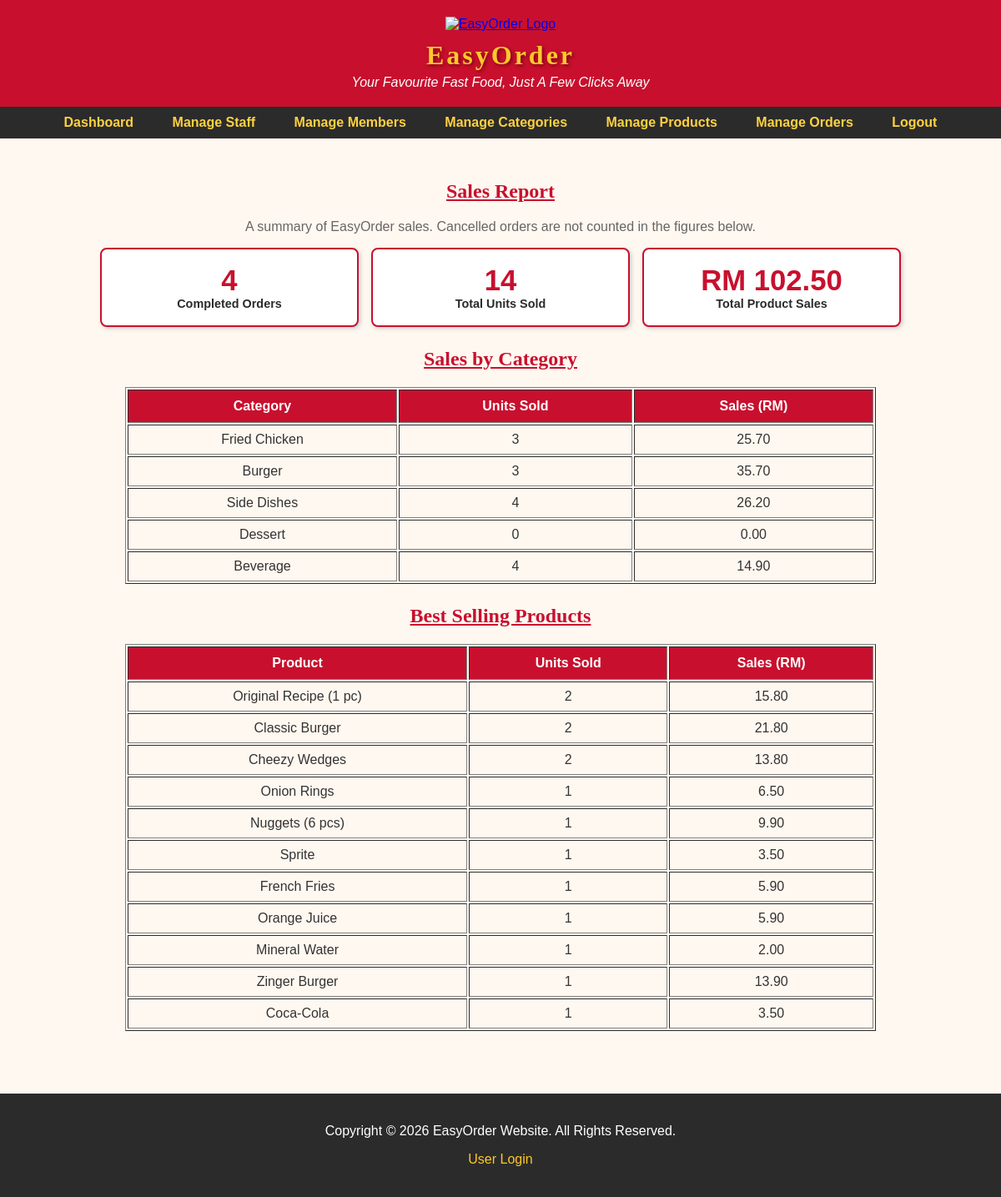
The page /admin_report.php (signed in) on the database its author committed.
### tables this page shows
CREATE TABLE `category` (
  `category_id` char(5) NOT NULL,
  `category_name` varchar(50) NOT NULL,
  `category_desc` varchar(100) NOT NULL,
  `category_status` varchar(10) NOT NULL,
  `category_isDelete` int(1) NOT NULL DEFAULT 0
);

### admin_report.php (the view, shortened to what this page needs)
<?php
include("dataconnection.php");
?>
<!DOCTYPE html>
<html>
<head>
<link rel="stylesheet" href="style.css">
<link rel="stylesheet" href="admin_style.css">
</head>
<body>
<div id="header">
<a href="index.html"><img src="image/logo.png" width="80px" height="80px" alt="EasyOrder Logo" title="EasyOrder Home"></a>
<h1>EasyOrder</h1>
<p>Your Favourite Fast Food, Just A Few Clicks Away</p>
</div>
<div id="admin-navbar">
<a href="admin_dashboard.php">Dashboard</a>
<a href="admin_staff.php">Manage Staff</a>
<a href="admin_member.php">Manage Members</a>
<a href="admin_category.php">Manage Categories</a>
<a href="admin_product.php">Manage Products</a>
<a href="admin_order.php">Manage Orders</a>
<a href="logout.php" onclick="return confirm('Are you sure you want to logout?')">Logout</a>
</div>
<div id="main">
<h2 class="section-title">Sales Report</h2>
<p class="intro">A summary of EasyOrder sales. Cancelled orders are not counted in the figures below.</p>
<?php
$result = mysqli_query($connect,"SELECT * FROM orders WHERE order_isDelete=0 AND order_status!='Cancelled'");
$completed_orders = mysqli_num_rows($result);
$result = mysqli_query($connect,"SELECT * FROM order_items,orders WHERE item_order=order_id AND order_status!='Cancelled' AND order_isDelete=0");
$total_units = 0;
$total_sales = 0;
while($row = mysqli_fetch_assoc($result))
{
	$total_units = $total_units + $row["item_qty"];
	$total_sales = $total_sales + $row["item_subtotal"];
}
?>
<div class="stat-row">
<div class="stat-card">
<div class="stat-number"><?php echo $completed_orders; ?></div>
<div class="stat-label">Completed Orders</div>
</div>
<div class="stat-card">
<div class="stat-number"><?php echo $total_units; ?></div>
<div class="stat-label">Total Units Sold</div>
</div>
<div class="stat-card">
<div class="stat-number">RM <?php echo number_format($total_sales,2); ?></div>
<div class="stat-label">Total Product Sales</div>
</div>
</div>
<h2 class="section-title">Sales by Category</h2>
<table class="manage-table" border="1">
<tr>
<th>Category</th>
<th>Units Sold</th>
<th>Sales (RM)</th>
</tr>
<?php
$cat_result = mysqli_query($connect,"SELECT * FROM category WHERE category_isDelete=0");
while($cat_row = mysqli_fetch_assoc($cat_result))
{
	$catname = $cat_row["category_name"];
	$cat_units = 0;
	$cat_sales = 0;
	$item_result = mysqli_query($connect,"SELECT * FROM order_items,product,orders WHERE item_name=product_name AND item_order=order_id AND product_category='$catname' AND order_status!='Cancelled' AND order_isDelete=0");
	while($item_row = mysqli_fetch_assoc($item_result))
	{
		$cat_units = $cat_units + $item_row["item_qty"];
		$cat_sales = $cat_sales + $item_row["item_subtotal"];
	}
?>
<tr>
<td><?php echo $catname; ?></td>
<td><?php echo $cat_units; ?></td>
<td><?php echo number_format($cat_sales,2); ?></td>
</tr>
<?php
}
?>
</table>
<h2 class="section-title">Best Selling Products</h2>
<table class="manage-table" border="1">
<tr>
<th>Product</th>
<th>Units Sold</th>
<th>Sales (RM)</th>
</tr>
<?php
$result = mysqli_query($connect,"SELECT item_name, SUM(item_qty) AS total_qty, SUM(item_subtotal) AS total_sales FROM order_items,orders WHERE item_order=order_id AND order_status!='Cancelled' AND order_isDelete=0 GROUP BY item_name ORDER BY total_qty DESC");
while($row = mysqli_fetch_assoc($result))
{
?>
<tr>
<td><?php echo $row['item_name']; ?></td>
<td><?php echo $row['total_qty']; ?></td>
<td><?php echo number_format($row['total_sales'],2); ?></td>
</tr>
<?php
}
?>
</table>
</div>
<footer>
<p>Copyright &copy; 2026 EasyOrder Website. All Rights Reserved.</p>
<p><a href="login.php">User Login</a></p>
</footer>
</body>
</html>

### style.css (style rules this page uses)
* { font-family:Arial; }
body { background-color:#FFF8F0; color:#333333; margin:0px; }
#header { background-color:#C8102E; color:#FFFFFF; text-align:center; padding:20px 10px 20px 10px; }
#header h1 { color:#FFC72C; font-family:"Arial Black"; letter-spacing:3px; text-shadow:2px 2px 4px #7A0014; margin:10px 0px 5px 0px; }
#header p { color:#FFFFFF; font-style:italic; margin:0px; }
#main { width:960px; margin:auto; padding:10px 0px 20px 0px; }
.section-title { color:#C8102E; text-align:center; font-family:"Arial Narrow"; text-decoration:underline; }
th { background-color:#C8102E; color:#FFFFFF; padding:10px; }
td { padding:8px; }
footer { background-color:#2B2B2B; color:#FFFFFF; text-align:center; padding:20px 10px 20px 10px; margin-top:30px; }
footer a { color:#FFC72C; text-decoration:none; }
.intro { text-align:center; color:#666666; }

### admin_style.css (style rules this page uses)
#admin-navbar { background-color:#2B2B2B; text-align:center; padding:10px; margin-bottom:20px; }
#admin-navbar a { color:#FFD23F; font-weight:bold; font-family:Arial; text-decoration:none; padding:12px 18px 12px 18px; margin:0px 3px 0px 3px; }
.manage-table { width:900px; margin:auto; margin-bottom:25px; }
.manage-table th { background-color:#C8102E; color:#FFFFFF; padding:10px; }
.manage-table td { padding:8px; text-align:center; }

### admin_report.php (style rules this page uses)
.stat-row { display:flex; gap:15px; flex-wrap:wrap; margin-bottom:25px; }
.stat-card { flex:1; min-width:180px; background-color:#FFFFFF; border:2px solid #C8102E; border-radius:8px; box-shadow:2px 2px 5px #CCCCCC; padding:18px; text-align:center; }
.stat-card .stat-number { font-size:26pt; font-weight:bold; color:#C8102E; }
.stat-card .stat-label { font-size:0.9em; color:#2B2B2B; font-weight:bold; }

### rows shown on the page
category: category_name "Fried Chicken", cat_units "3", cat_sales "25.70"
category: category_name "Burger", cat_units "3", cat_sales "35.70"
category: category_name "Side Dishes", cat_units "4", cat_sales "26.20"
category: category_name "Dessert", cat_units "0", cat_sales "0.00"
category: category_name "Beverage", cat_units "4", cat_sales "14.90"

### other values the page prints
$completed_orders "4"
$total_units "14"
$total_sales "102.50"
$row['item_name'] "Original Recipe (1 pc)"
$row['total_qty'] "2"
$row['total_sales'] "15.80"
$row['item_name'] "Classic Burger"
$row['total_sales'] "21.80"
$row['item_name'] "Cheezy Wedges"
$row['total_sales'] "13.80"
$row['item_name'] "Onion Rings"
$row['total_qty'] "1"
$row['total_sales'] "6.50"
$row['item_name'] "Nuggets (6 pcs)"
$row['total_sales'] "9.90"
